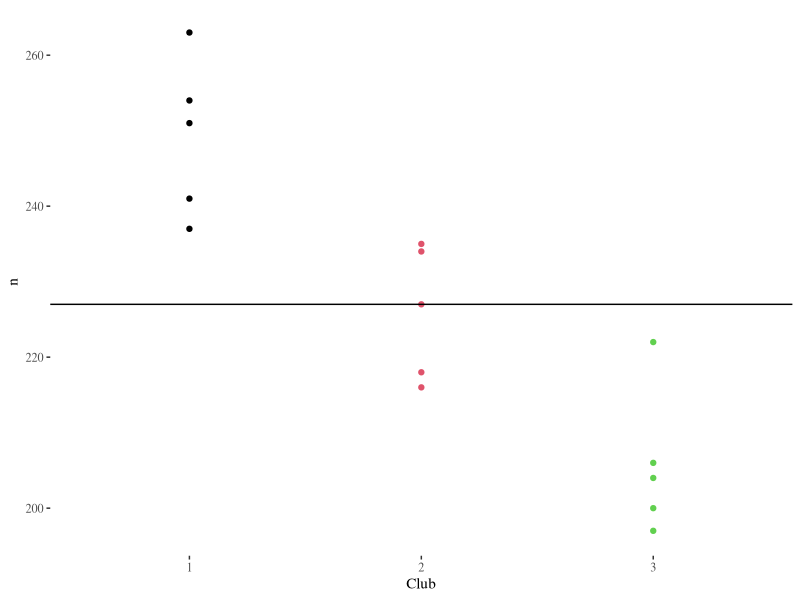

Here is the R script that generated this plot:
require(tibble)
require(tidyr)
require(dplyr)
require(ggplot2)
require(ggthemes)
a <- tibble(c(254,263,241,237,251))
b <- tibble(c(234,218,235,227,216))
c <- tibble(c(200,222,197,206,204))
d <- bind_cols(a,b,c)


colnames(d) <- c(1,2,3)
e <- gather(d, "Club","n", 1:3)
ggplot(e) + geom_point(aes(x=Club, y = n), color=e$Club) + theme_tufte() +
  geom_hline(yintercept = mean(e$n))

  